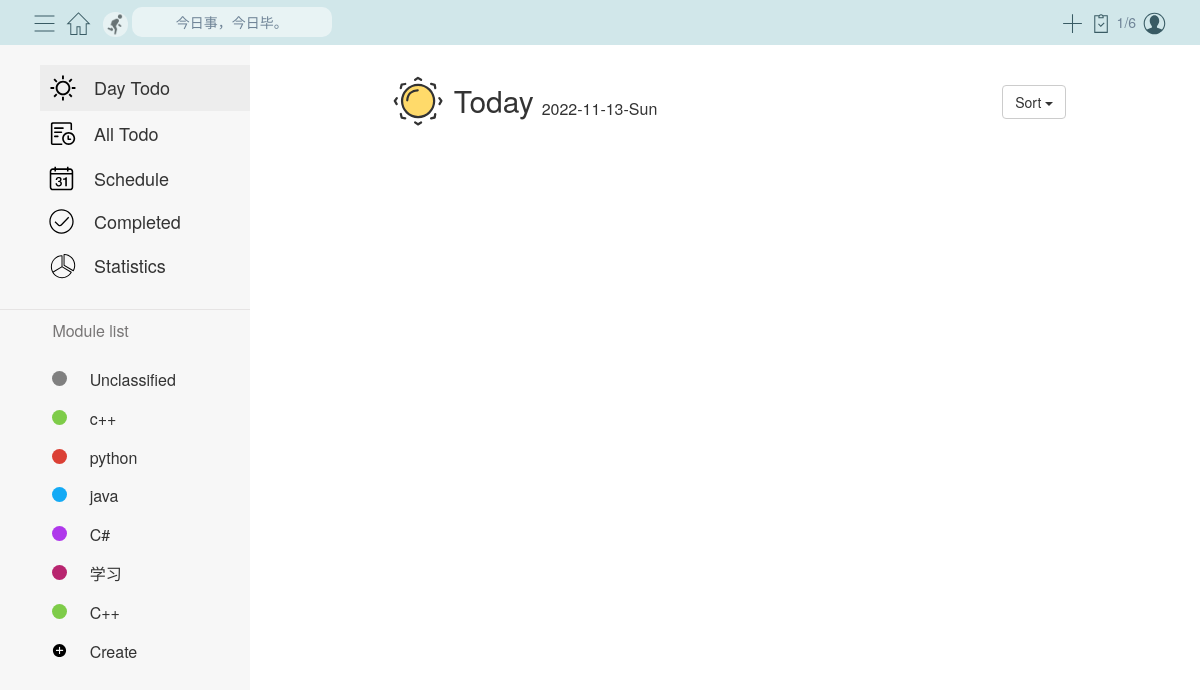
The page /today/ (signed in) on the database as committed earlier.
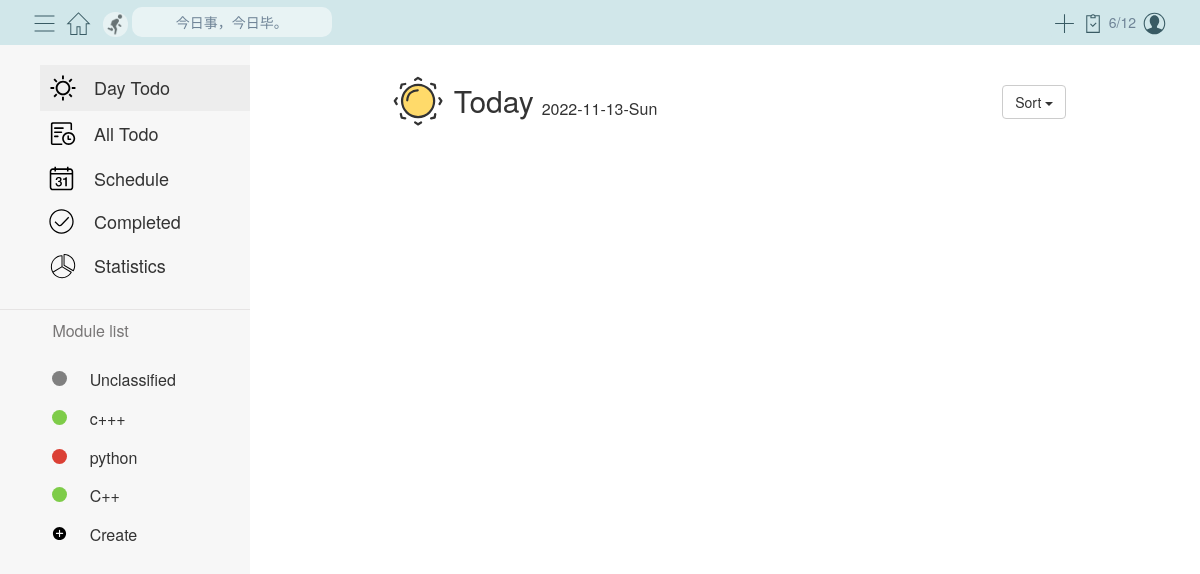
The same page on the database as committed later.
### models.py (models this page shows)
class Class(db.Model):
    __tablename__ = 'class'
    cid = db.Column(db.Integer, primary_key=True, autoincrement=True)
    cname = db.Column(db.String(50), nullable=False)
    color = db.Column(db.String(50), nullable=False)
    uid = db.Column(db.Integer, db.ForeignKey('user.uid'), nullable=False)

### blueprints/today.py (the view)
@bp.route('/')
def index():
    if session.get('uid'):
        return render_template('today.html', modules=get_modules(), tasks=get_sorted_tasks(getTodayUncompletedTasks, 'created_time_desc'),
                               number_of_completed_tasks=get_number_of_completed_tasks(),
                               number_of_tasks=get_number_of_completed_tasks()+get_number_of_uncompleted_tasks())
    else:
        return redirect(url_for('user.login'))

### blueprints/today.py (called while the page is built)
def getTodayUncompletedTasks():
    uncompletedTasks = get_uncompleted_tasks()  # Get all the uncompleted tasks
    todayUncompletedTasks = []  # Create an empty list to store the uncompleted tasks for today
    for task in uncompletedTasks:  # Loop through all the uncompleted tasks
        if task.get('date') == datetime.date.today():  # If the task is due today
            todayUncompletedTasks.append(task)
    return todayUncompletedTasks

### utils.py (called while the page is built)
def get_modules():
    uid = session.get('uid')
    modules = Class.query.filter_by(uid=uid).all()
    res = []  # a list of dictionaries
    for module in modules:
        res.append({'id': module.cid, 'name': module.cname, 'color': module.color})
    return res

def get_number_of_uncompleted_tasks():
    tasks = get_uncompleted_tasks()
    return len(tasks)

def get_number_of_completed_tasks():
    tasks = get_completed_tasks()
    return len(tasks)

### templates/today.html (shortened to what this page needs)
<link href="../static/style/today.css" rel="stylesheet">
{% extends "base.html" %}
{% block content %}
    <div class="container" id="today-mainContent">
        <div id="status-dock">
            <table>
                <tr>
                    <th>
                    </th>
                    <td style="font-size: 30px;">Today</td>
                    <td style="font-size: 16px;padding-left: 8px;position: relative;top: 8px;" class="date"
                        id="today-date">
                    </td>
                    <td style="font-size: 16px;position: relative;top: 8px;" class="date" id="today-day">/Tues</td>
                </tr>
            </table>
            <div class="btn-group" style="position: absolute; right: 0; top: 20px">
                <button type="button" class="btn btn-default dropdown-toggle"
                        data-toggle="dropdown">
                    Sort <span class="caret"></span>
                </button>
            </div>
        </div>
    </div>
{% endblock %}

### templates/base.html (shortened to what this page needs)
<!DOCTYPE html>
<html lang="en">
<head>
    <link rel="stylesheet" href="../static/bootstrap/bootstrap@3.4.1.min.css">
    <link rel="stylesheet" href="../static/style/base.css">
    <link rel="stylesheet" href="../static/flatpickr/flatpickr.min.css">
    <link id="flatpickrDark" rel="stylesheet" type="text/css" href="">
    <link rel="stylesheet" href="https://cdn.jsdelivr.net/npm/fullcalendar@5.11.3/main.min.css">
    <link rel="stylesheet" type="text/css" href="https://cdn.jsdelivr.net/npm/toastify-js/src/toastify.min.css">
</head>
<body>
<div class="topnav">
    <div class="topnav-left">
        <button>
        </button>
        <button id="home">
        </button>
        <img class="icon" src="../static/icon/run.gif" alt="run.gif"
             style="height: 25px; width: 25px; border-radius: 12px; opacity: 0.5; margin-left: 5px;">
        <div id="saying">今日事，今日毕。</div>
    </div>
    <div class="topnav-right">
        <button data-toggle="modal" data-target="#newTaskModel">
            <svg class="icon" width="25px" height="25px" viewBox="0 0 1024 1024" version="1.1"
                 xmlns="http://www.w3.org/2000/svg">
                <path d="M533.333333 490.666667V128h-42.666666v362.666667H128v42.666666h362.666667v362.666667h42.666666V533.333333h362.666667v-42.666666z"
                      fill="#395B64"/>
            </svg>
        </button>
        <div>
            <div id="numOfCompleted">{{ number_of_completed_tasks }}/{{ number_of_tasks }}</div>
        </div>
        <button data-toggle="modal" data-target="#logout">
        </button>
    </div>
</div>
<div class="below container-fluid">
    <div id="sidebar">
        <table id="sidebar-top-table" class="table table-hover" style="width: 210px;">
            <tr id="today" onclick="location.href={{ url_for('today.index') }};">
                <td>
                </td>
                <td>Day Todo</td>
            </tr>
            <tr id="all" onclick="location.href={{ url_for('all.index') }};">
                <td>
                </td>
                <td>All Todo</td>
            </tr>
            <tr id="schedule" onclick="location.href={{ url_for('schedule.index') }};">
                <td>
                </td>
                <td>Schedule</td>
            </tr>
            <tr id="completed" onclick="location.href={{ url_for('completed.index') }};">
                <td>
                </td>
                <td>Completed</td>
            </tr>
            <tr id="statistics" onclick="location.href={{ url_for('statistics.index') }};">
                <td>
                </td>
                <td>Statistics</td>
            </tr>
        </table>
        <div id="line"></div>
        <div id="sidebar-text">Module list</div>
        <table id="sidebar-bottom-table" class="table table-hover" style="width: 100%">
            {% for module in modules %}
                <tr class={{ module['name'] }} id={{ module['id'] }}>
                    <th>
                    </th>
                    <th>
                        <div id="ff5106_circle" class="circle"
                             style="background-color: {{ module['color'] }}; border-radius: 50%; width: 15px; height: 15px; position: relative; top: 2px;"></div>
                    </th>
                    <th class="module-name">{{ module['name'] }}</th>
                    <th>
                    </th>
                </tr>
            {% endfor %}
            <tr data-toggle="modal" data-target="#new-module">
                <th></th>
                <th>
                </th>
                <th>Create</th>
                <th></th>
            </tr>
        </table>
    </div>
    <div id="mainContent">{% block content %}{% endblock %}</div>
</div>
</body>
</html>

Rows that differ between the two databases and show on the page:
removed Class: name "java"
removed Class: name "C#"
removed Class: name "学习"
changed Class (number 2 of 4 on the later page): name "c++" → "c+++"
Other text that changed with them:
{{ number_of_completed_tasks }}: "1" → "6"
{{ number_of_tasks }}: "6" → "12"
